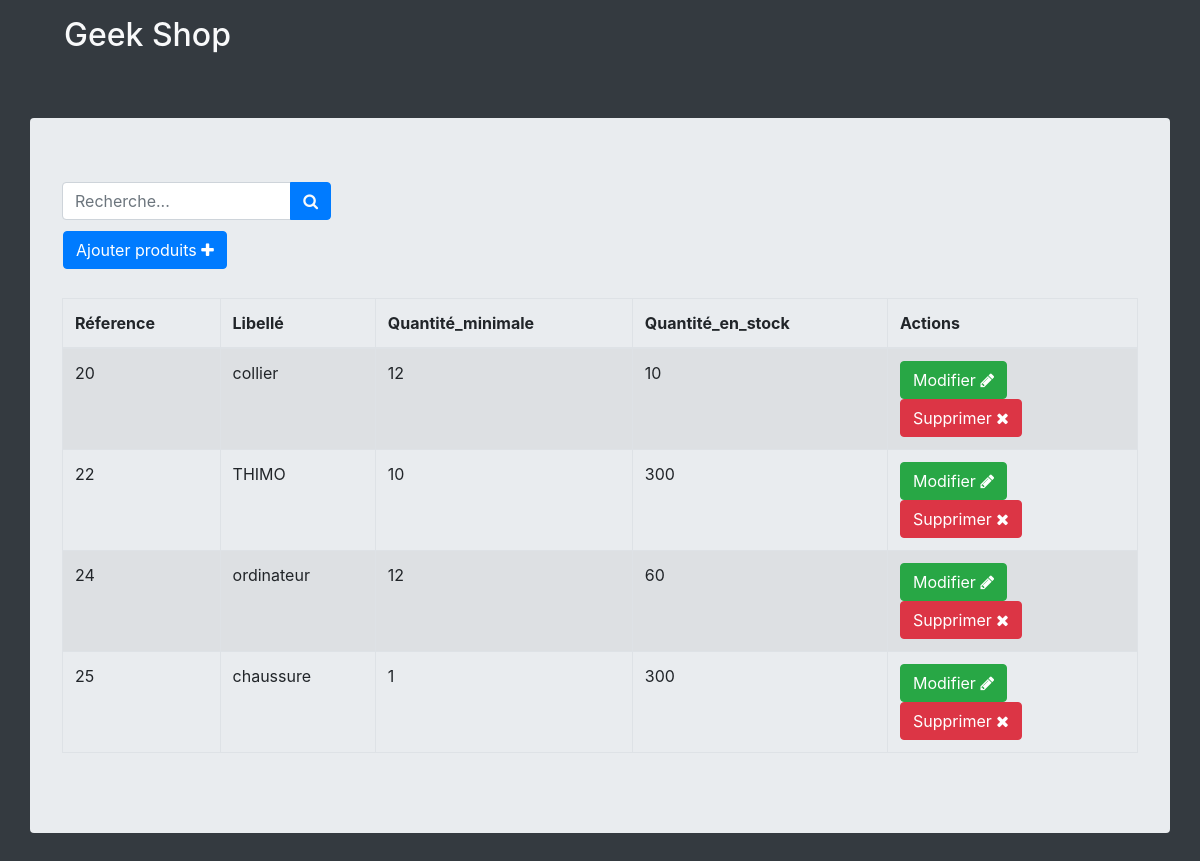
Page /traitement/admin.php?s=collier on the committed database.
### tables this page shows
CREATE TABLE `produit` (
  `reference` int(11) NOT NULL,
  `libelle` varchar(255) NOT NULL,
  `quantite_minimale` int(25) NOT NULL,
  `quantite_en_stock` int(25) NOT NULL
);

### traitement/admin.php (the view, shortened to what this page needs)
<?php require_once("../database/db.php"); ?>
<?php
  $req = $bdd->query("SELECT * FROM produit");
  $reqs = $req->fetchAll();
?>
<!doctype html>
<html lang="fr">
  <head>
    <link rel="stylesheet" href="https://stackpath.bootstrapcdn.com/bootstrap/4.3.1/css/bootstrap.min.css">
    <link rel="stylesheet" href="https://cdnjs.cloudflare.com/ajax/libs/font-awesome/4.7.0/css/font-awesome.min.css">
    <link rel="stylesheet" href="style.css">
  </head>
  <body class="bg-dark">
    <nav class="navbar navbar-expand-sm navbar-light text-light font-weight-bold mt-2 ml-5  ">
      <h2 class="">Geek Shop</h2>
    </nav>
      <div class="container mt-5 d-flex justify-content-sm-center align-items-sm-center ">
          <div class="row jumbotron rounded">
              <form method="GET" class="input-group mb-3 w-25 ">
                  <input name="s" type="search" class="form-control" placeholder="Recherche...">
                   <div class="input-group-append ">
                  <button name="envoi" class="btn btn-primary bg-primary text-light" type="submit"><i class="fa fa-search"></i></button>
                  </div>
              </form>
              <div class="ajout input-group"> <a name="" id="" class="btn btn-primary  " href="insert.php" role="button">Ajouter produits <i class="fa fa-plus"></i></a></div>
            <table class="table table-striped table-bordered mt-4">
              <thead>
                <tr>
                  <th>Réference</th>
                  <th>Libellé</th>
                  <th>Quantité_minimale</th>
                  <th>Quantité_en_stock</th>
                  <th>Actions</th>
                </tr>
              </thead>
              <tbody>
                <?php foreach($reqs as $req) : ?>
                <tr>
                  <td><?php echo $req['reference']?></td>
                  <td><?php echo $req['libelle']?></td>
                  <td><?php echo $req['quantite_minimale']?></td>
                  <td><?php echo $req['quantite_en_stock']?></td>
                  <td width="250">
                    <a onclick="return confirm('Voulez-vous modifier ce produit ?')" class="btn btn-success" href="update.php?reference=<?= $req['reference']?>">Modifier <i class="fa fa-pencil"></i></a>
                    <a onclick="return confirm('Voulez-vous supprimer ce produit ?')" class="btn btn-danger" href="delete.php?reference=<?= $req['reference']?>">Supprimer <i class="fa fa-remove"></i></a>
                  </td>
                </tr>
               <?php endforeach ?>
              </tbody>
            </table>
          </div>
      </div>
  </body>
</html>

### style.css (style rules this page uses)
.ajout { position: relative; left: 1px; bottom: 5px; text-transform: u; }

### rows in the picture
produit: reference "20", libelle "collier", quantite_minimale "12", quantite_en_stock "10"
produit: reference "22", libelle "THIMO", quantite_minimale "10", quantite_en_stock "300"
produit: reference "24", libelle "ordinateur", quantite_minimale "12", quantite_en_stock "60"
produit: reference "25", libelle "chaussure", quantite_minimale "1", quantite_en_stock "300"
